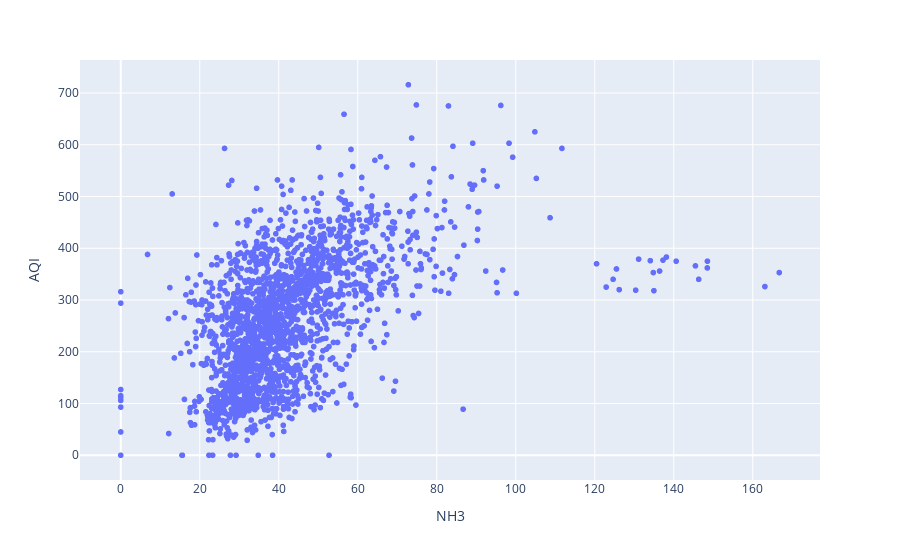

The code cell stored with this chart in its notebook:
### Code cell
fig=px.scatter(second,x='NH3',y='AQI')
fig.show()

### Figure 1 — Plotly figure (JSON) as saved in the notebook; plotly's stock layout.template omitted (floating-point values rounded to 4 significant figures; data arrays with more than 128 entries replaced by an {"elided": "..."} marker saying what was removed)
{"data": [{"hovertemplate": "NH3=%{x}<br>AQI=%{y}<extra></extra>", "legendgroup": "", "marker": {"color": "#636efa", "symbol": "circle"}, "mode": "markers", "name": "", "showlegend": false, "type": "scattergl", "x": {"elided": "1948 float values"}, "xaxis": "x", "y": {"elided": "1948 int values"}, "yaxis": "y"}], "layout": {"legend": {"tracegroupgap": 0}, "margin": {"t": 60}, "xaxis": {"anchor": "y", "domain": [0, 1], "title": {"text": "NH3"}}, "yaxis": {"anchor": "x", "domain": [0, 1], "title": {"text": "AQI"}}}}
